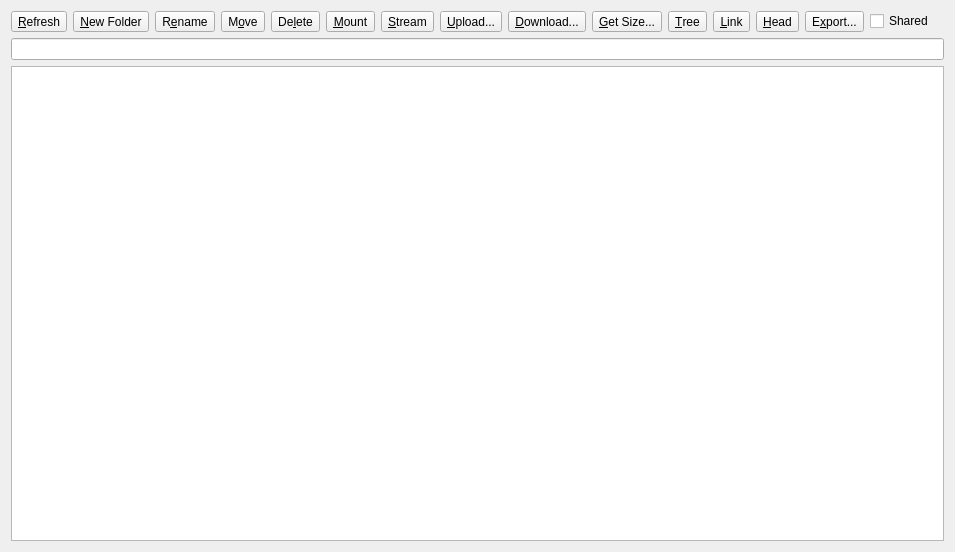
<?xml version="1.0" encoding="UTF-8"?>
<ui version="4.0">
 <class>RemoteWidget</class>
 <widget class="QWidget" name="RemoteWidget">
  <property name="geometry">
   <rect>
    <x>0</x>
    <y>0</y>
    <width>912</width>
    <height>552</height>
   </rect>
  </property>
  <property name="windowTitle">
   <string>Form</string>
  </property>
  <layout class="QHBoxLayout" name="horizontalLayout">
   <item>
    <widget class="QSplitter" name="splitter">
     <property name="orientation">
      <enum>Qt::Horizontal</enum>
     </property>
     <property name="childrenCollapsible">
      <bool>false</bool>
     </property>
     <widget class="QWidget" name="layout" native="true">
      <layout class="QVBoxLayout" name="verticalLayout">
       <property name="leftMargin">
        <number>0</number>
       </property>
       <property name="topMargin">
        <number>0</number>
       </property>
       <property name="rightMargin">
        <number>0</number>
       </property>
       <property name="bottomMargin">
        <number>0</number>
       </property>
       <item>
        <widget class="QWidget" name="buttons" native="true">
         <layout class="QHBoxLayout" name="horizontalLayout_2">
          <property name="leftMargin">
           <number>0</number>
          </property>
          <property name="topMargin">
           <number>0</number>
          </property>
          <property name="rightMargin">
           <number>0</number>
          </property>
          <property name="bottomMargin">
           <number>0</number>
          </property>
          <item>
           <widget class="QToolButton" name="buttonRefresh">
            <property name="text">
             <string>&amp;Refresh</string>
            </property>
            <property name="toolButtonStyle">
             <enum>Qt::ToolButtonTextBesideIcon</enum>
            </property>
           </widget>
          </item>
          <item>
           <widget class="QToolButton" name="buttonMkdir">
            <property name="text">
             <string>&amp;New Folder</string>
            </property>
            <property name="toolButtonStyle">
             <enum>Qt::ToolButtonTextBesideIcon</enum>
            </property>
           </widget>
          </item>
          <item>
           <widget class="QToolButton" name="buttonRename">
            <property name="text">
             <string>R&amp;ename</string>
            </property>
            <property name="toolButtonStyle">
             <enum>Qt::ToolButtonTextBesideIcon</enum>
            </property>
           </widget>
          </item>
          <item>
           <widget class="QToolButton" name="buttonMove">
            <property name="text">
             <string>M&amp;ove</string>
            </property>
            <property name="toolButtonStyle">
             <enum>Qt::ToolButtonTextBesideIcon</enum>
            </property>
           </widget>
          </item>
          <item>
           <widget class="QToolButton" name="buttonPurge">
            <property name="text">
             <string>De&amp;lete</string>
            </property>
            <property name="toolButtonStyle">
             <enum>Qt::ToolButtonTextBesideIcon</enum>
            </property>
           </widget>
          </item>
          <item>
           <widget class="QToolButton" name="buttonMount">
            <property name="text">
             <string>&amp;Mount</string>
            </property>
            <property name="toolButtonStyle">
             <enum>Qt::ToolButtonTextBesideIcon</enum>
            </property>
           </widget>
          </item>
          <item>
           <widget class="QToolButton" name="buttonStream">
            <property name="text">
             <string>&amp;Stream</string>
            </property>
            <property name="toolButtonStyle">
             <enum>Qt::ToolButtonTextBesideIcon</enum>
            </property>
           </widget>
          </item>
          <item>
           <widget class="QToolButton" name="buttonUpload">
            <property name="text">
             <string>&amp;Upload...</string>
            </property>
            <property name="toolButtonStyle">
             <enum>Qt::ToolButtonTextBesideIcon</enum>
            </property>
           </widget>
          </item>
          <item>
           <widget class="QToolButton" name="buttonDownload">
            <property name="text">
             <string>&amp;Download...</string>
            </property>
            <property name="toolButtonStyle">
             <enum>Qt::ToolButtonTextBesideIcon</enum>
            </property>
           </widget>
          </item>
          <item>
           <widget class="QToolButton" name="buttonSize">
            <property name="text">
             <string>&amp;Get Size...</string>
            </property>
            <property name="toolButtonStyle">
             <enum>Qt::ToolButtonTextBesideIcon</enum>
            </property>
           </widget>
          </item>
          <item>
           <widget class="QToolButton" name="buttonTree">
            <property name="text">
             <string>&amp;Tree</string>
            </property>
            <property name="toolButtonStyle">
             <enum>Qt::ToolButtonTextBesideIcon</enum>
            </property>
           </widget>
          </item>
          <item>
           <widget class="QToolButton" name="buttonLink">
            <property name="text">
             <string>&amp;Link</string>
            </property>
            <property name="toolButtonStyle">
             <enum>Qt::ToolButtonTextBesideIcon</enum>
            </property>
           </widget>
          </item>
          <item>
           <widget class="QToolButton" name="buttonHead">
            <property name="text">
             <string>&amp;Head</string>
            </property>
            <property name="toolButtonStyle">
             <enum>Qt::ToolButtonTextBesideIcon</enum>
            </property>
           </widget>
          </item>
          <item>
           <widget class="QToolButton" name="buttonExport">
            <property name="text">
             <string>E&amp;xport...</string>
            </property>
            <property name="toolButtonStyle">
             <enum>Qt::ToolButtonTextBesideIcon</enum>
            </property>
           </widget>
          </item>
          <item>
           <spacer name="horizontalSpacer">
            <property name="orientation">
             <enum>Qt::Horizontal</enum>
            </property>
            <property name="sizeHint" stdset="0">
             <size>
              <width>40</width>
              <height>20</height>
             </size>
            </property>
           </spacer>
          </item>
          <item>
           <widget class="QCheckBox" name="checkBoxShared">
            <property name="toolTip">
             <string>Shared with Me (Google Drive)</string>
            </property>
            <property name="text">
             <string>Shared</string>
            </property>
           </widget>
          </item>
          <item>
           <spacer name="spacer">
            <property name="orientation">
             <enum>Qt::Horizontal</enum>
            </property>
            <property name="sizeType">
             <enum>QSizePolicy::Minimum</enum>
            </property>
            <property name="sizeHint" stdset="0">
             <size>
              <width>10</width>
              <height>20</height>
             </size>
            </property>
           </spacer>
          </item>
         </layout>
        </widget>
       </item>
       <item>
        <widget class="QLineEdit" name="path">
         <property name="readOnly">
          <bool>true</bool>
         </property>
        </widget>
       </item>
       <item>
        <widget class="QTreeView" name="tree">
         <property name="contextMenuPolicy">
          <enum>Qt::CustomContextMenu</enum>
         </property>
         <property name="acceptDrops">
          <bool>true</bool>
         </property>
         <property name="editTriggers">
          <set>QAbstractItemView::NoEditTriggers</set>
         </property>
         <property name="dragDropOverwriteMode">
          <bool>true</bool>
         </property>
         <property name="defaultDropAction">
          <enum>Qt::CopyAction</enum>
         </property>
         <property name="selectionMode">
          <enum>QAbstractItemView::SingleSelection</enum>
         </property>
         <property name="selectionBehavior">
          <enum>QAbstractItemView::SelectRows</enum>
         </property>
         <property name="uniformRowHeights">
          <bool>true</bool>
         </property>
         <property name="sortingEnabled">
          <bool>true</bool>
         </property>
         <attribute name="headerStretchLastSection">
          <bool>false</bool>
         </attribute>
        </widget>
       </item>
      </layout>
     </widget>
    </widget>
   </item>
  </layout>
  <action name="refresh">
   <property name="text">
    <string>&amp;Refresh</string>
   </property>
   <property name="shortcut">
    <string>F5</string>
   </property>
  </action>
  <action name="mount">
   <property name="text">
    <string>&amp;Mount</string>
   </property>
   <property name="toolTip">
    <string>rclone mount</string>
   </property>
  </action>
  <action name="stream">
   <property name="text">
    <string>&amp;Stream</string>
   </property>
  </action>
  <action name="mkdir">
   <property name="text">
    <string>&amp;New Folder</string>
   </property>
   <property name="toolTip">
    <string>rclone mkdir</string>
   </property>
   <property name="shortcut">
    <string>F7</string>
   </property>
  </action>
  <action name="rename">
   <property name="text">
    <string>R&amp;ename</string>
   </property>
   <property name="toolTip">
    <string>rclone moveto</string>
   </property>
   <property name="shortcut">
    <string>F2</string>
   </property>
  </action>
  <action name="purge">
   <property name="text">
    <string>De&amp;lete</string>
   </property>
   <property name="toolTip">
    <string>rclone purge|delete</string>
   </property>
   <property name="shortcut">
    <string>Del</string>
   </property>
  </action>
  <action name="upload">
   <property name="text">
    <string>&amp;Upload</string>
   </property>
  </action>
  <action name="download">
   <property name="text">
    <string>&amp;Download</string>
   </property>
  </action>
  <action name="getSize">
   <property name="text">
    <string>&amp;Get Size</string>
   </property>
   <property name="toolTip">
    <string>rclone size</string>
   </property>
  </action>
  <action name="getTree">
   <property name="text">
    <string>DirTree</string>
   </property>
   <property name="toolTip">
    <string>rclone tree</string>
   </property>
  </action>
  <action name="export_">
   <property name="text">
    <string>E&amp;xport</string>
   </property>
   <property name="toolTip">
    <string>Export files list</string>
   </property>
  </action>
  <action name="move">
   <property name="text">
    <string>M&amp;ove</string>
   </property>
   <property name="toolTip">
    <string>rclone move</string>
   </property>
  </action>
  <action name="shared">
   <property name="text">
    <string>Shared</string>
   </property>
  </action>
  <action name="link">
   <property name="text">
    <string>Public Link</string>
   </property>
   <property name="toolTip">
    <string>rclone link</string>
   </property>
  </action>
  <action name="head">
   <property name="text">
    <string>Head Object</string>
   </property>
   <property name="toolTip">
    <string>rclone lsjson --stat --metadata</string>
   </property>
  </action>
 </widget>
 <tabstops>
  <tabstop>buttonRefresh</tabstop>
  <tabstop>buttonMkdir</tabstop>
  <tabstop>buttonRename</tabstop>
  <tabstop>buttonPurge</tabstop>
  <tabstop>buttonMount</tabstop>
  <tabstop>buttonStream</tabstop>
  <tabstop>buttonUpload</tabstop>
  <tabstop>buttonDownload</tabstop>
  <tabstop>buttonSize</tabstop>
  <tabstop>buttonTree</tabstop>
  <tabstop>path</tabstop>
  <tabstop>tree</tabstop>
 </tabstops>
 <resources/>
 <connections/>
</ui>
